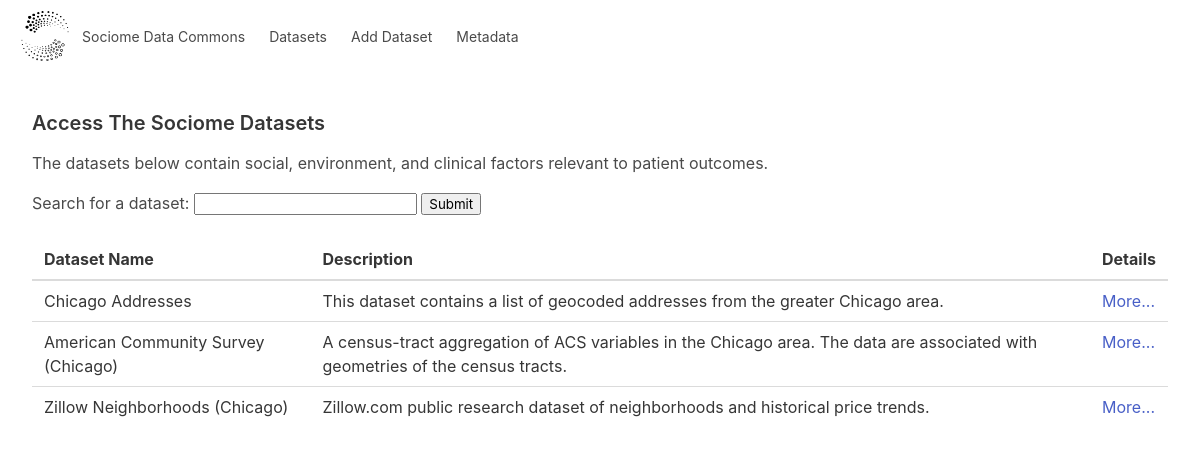
/list, run on an earlier commit of the app's database.
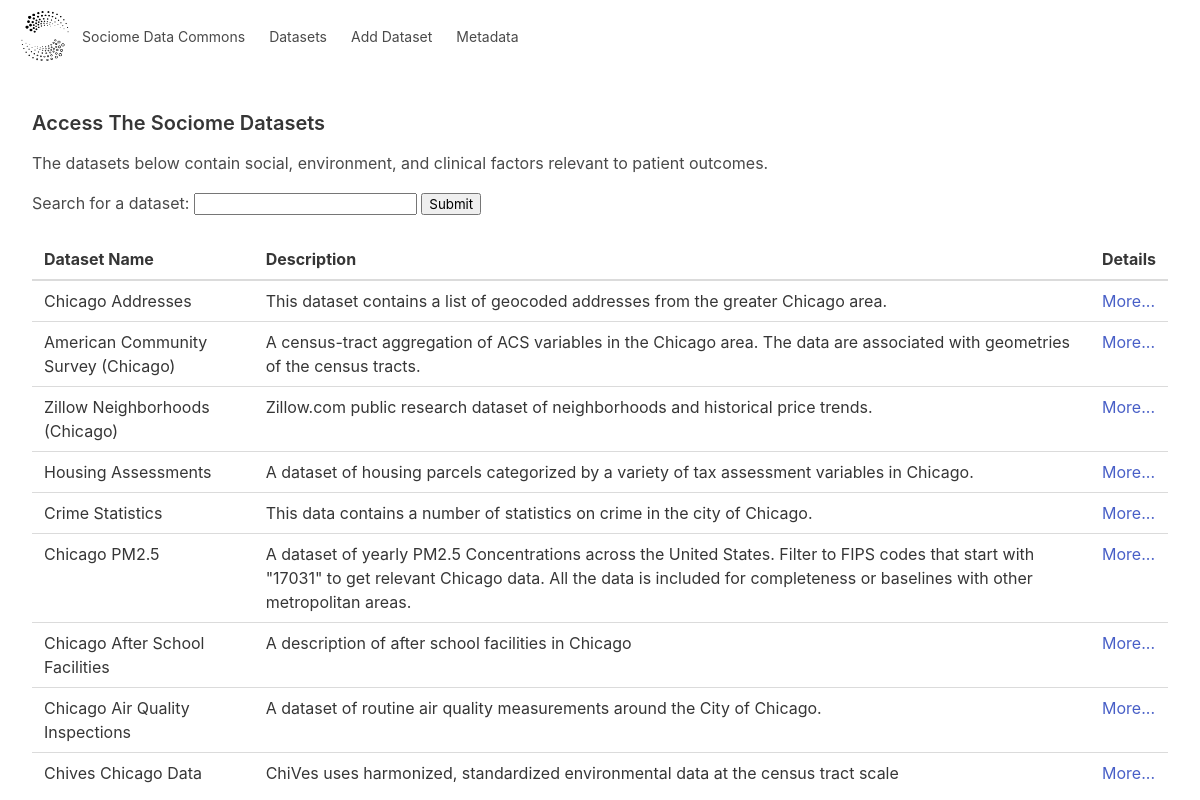
And on a later commit of the database.
### fileserver/models.py (models this page shows, shortened)
class Dataset(models.Model):
    file = models.URLField(max_length=200)
    data_dict = models.URLField(max_length=200)
    name = models.CharField(max_length=128)
    desc = models.CharField(max_length=1024)
    uuid = models.CharField(max_length=32)

### fileserver/views.py (the view, shortened to what this page needs)
# urls.py: path('list', dataset_index),
def dataset_index(request, new_dataset=False):
    if request.method == 'GET':
        return render(request, 'list.html', {'datasets': Dataset.objects.all()})

### templates/list.html (shortened to what this page needs)
{% extends 'base.html' %}
{% block content %}
<div class="content is-fluid">
<p><br></p>
<h4>Access The Sociome Datasets</h4>
The datasets below contain social, environment, and clinical factors relevant to patient outcomes.
<p>
<form method="post">
<label for="name">Search for a dataset:</label>
<input type="text" id="search" name="search"> <input type="submit">
</form>
</p>
</div>
    <table class="table">
    <thead>
      <tr>
          <th>Dataset Name</th>
          <th>Description</th>
          <th>Details</th>
      </tr>
    </thead>
    {% for dataset in datasets %}
        <tr>
          <td>{{dataset.name}}</td>
          <td>{{dataset.desc}}</td>
          <td><a href="/dataset?id={{dataset.uuid}}">More...</a></td>
        </tr>
    {% endfor %}
    </table>
{% endblock %}

### templates/base.html (shortened to what this page needs)
<!DOCTYPE html>
{% load static %}
<html lang="en">
<head>
    <link rel="stylesheet" href="{% static 'bulma.css' %}">
</head>
<body>
<div class="container is-fluid">
<nav class="navbar" role="navigation" aria-label="main navigation">
  <div class="navbar-brand">
  	<img src="{% static 'icon.png' %}" width="50px">
    <a class="navbar-item" style="font-size: 14px;" href="/">
      Sociome Data Commons
    </a>
      <a class="navbar-item" href="/list" style="font-size: 14px;">
        Datasets
      </a>
      <a class="navbar-item" href="/upload" style="font-size: 14px;">
        Add Dataset
      </a>
      <a class="navbar-item" href="/dictionary" style="font-size: 14px;">
        Metadata
      </a>
  </div>
</nav>
</div>
<div class="container is-fluid" style="padding-top: 10px;">
  <div class="content">
  	{% block content %}
    {% endblock %}
  </div>
</div>
</body>
</html>

What changed in the data, as far as the page shows it:
added Dataset: name "Housing Assessments", desc "A dataset of housing parcels categorized by a variety of tax assessment variables in Chicago."
added Dataset: name "Crime Statistics", desc "This data contains a number of statistics on crime in the city of Chicago."
added Dataset: name "Chicago PM2.5", desc "A dataset of yearly PM2.5 Concentrations across the United States. Filter to FIPS codes that start with \"17031\" to get relevant Chicago data. All the data is included for completeness or baselines with other metropolitan areas."
added Dataset: name "Chicago After School Facilities", desc "A description of after school facilities in Chicago"
added Dataset: name "Chicago Air Quality Inspections", desc "A dataset of routine air quality measurements around the City of Chicago."
added Dataset: name "Chives Chicago Data", desc "ChiVes uses harmonized, standardized environmental data at the census tract scale"
